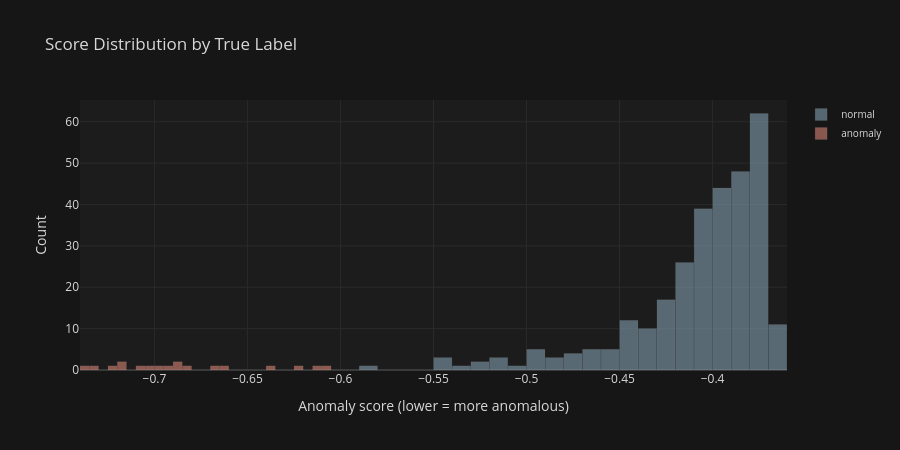

Notebook code cell kept with this figure:
### Code cell
import plotly.graph_objects as go

scores = best_model.score_samples(X)

fig = go.Figure()

fig.add_trace(go.Histogram(
    x=scores[y == 0],
    nbinsx=40,
    name='normal',
    marker=dict(color='#7A93A3', line=dict(width=0.5, color='rgba(255,255,255,0.15)')),
    opacity=0.65,
    hovertemplate='Score: %{x:.3f}<br>Count: %{y}<extra>normal</extra>'
))

fig.add_trace(go.Histogram(
    x=scores[y == 1],
    nbinsx=40,
    name='anomaly',
    marker=dict(color='#C97B6E', line=dict(width=0.5, color='rgba(255,255,255,0.15)')),
    opacity=0.65,
    hovertemplate='Score: %{x:.3f}<br>Count: %{y}<extra>anomaly</extra>'
))

fig.update_layout(
    barmode='overlay',
    title_text='Score Distribution by True Label',
    xaxis_title='Anomaly score (lower = more anomalous)',
    yaxis_title='Count',
    height=450, width=900,
    template='plotly_dark',
    paper_bgcolor='#161616',
    plot_bgcolor='#1c1c1c',
    font=dict(color='#d8d8d8'),
    legend=dict(font=dict(size=10), bgcolor='rgba(0,0,0,0)'),
    bargap=0.02
)

fig.update_xaxes(gridcolor='#2a2a2a', zerolinecolor='#3a3a3a')
fig.update_yaxes(gridcolor='#2a2a2a', zerolinecolor='#3a3a3a')

fig.show()

### Figure 1 — Plotly figure (JSON) as saved in the notebook; plotly's stock layout.template omitted (floating-point values rounded to 4 significant figures; data arrays with more than 128 entries replaced by an {"elided": "..."} marker saying what was removed)
{"data": [{"hovertemplate": "Score: %{x:.3f}<br>Count: %{y}<extra>normal</extra>", "marker": {"color": "#7A93A3", "line": {"color": "rgba(255,255,255,0.15)", "width": 0.5}}, "name": "normal", "nbinsx": 40, "opacity": 0.65, "type": "histogram", "x": {"elided": "302 float values"}}, {"hovertemplate": "Score: %{x:.3f}<br>Count: %{y}<extra>anomaly</extra>", "marker": {"color": "#C97B6E", "line": {"color": "rgba(255,255,255,0.15)", "width": 0.5}}, "name": "anomaly", "nbinsx": 40, "opacity": 0.65, "type": "histogram", "x": [-0.7186, -0.6879, -0.6216, -0.6958, -0.6924, -0.6847, -0.7058, -0.6859, -0.705, -0.7314, -0.6113, -0.6671, -0.7352, -0.6622, -0.7172, -0.7214, -0.6061, -0.6396]}], "layout": {"bargap": 0.02, "barmode": "overlay", "font": {"color": "#d8d8d8"}, "height": 450, "legend": {"bgcolor": "rgba(0,0,0,0)", "font": {"size": 10}}, "paper_bgcolor": "#161616", "plot_bgcolor": "#1c1c1c", "title": {"text": "Score Distribution by True Label"}, "width": 900, "xaxis": {"gridcolor": "#2a2a2a", "title": {"text": "Anomaly score (lower = more anomalous)"}, "zerolinecolor": "#3a3a3a"}, "yaxis": {"gridcolor": "#2a2a2a", "title": {"text": "Count"}, "zerolinecolor": "#3a3a3a"}}}
